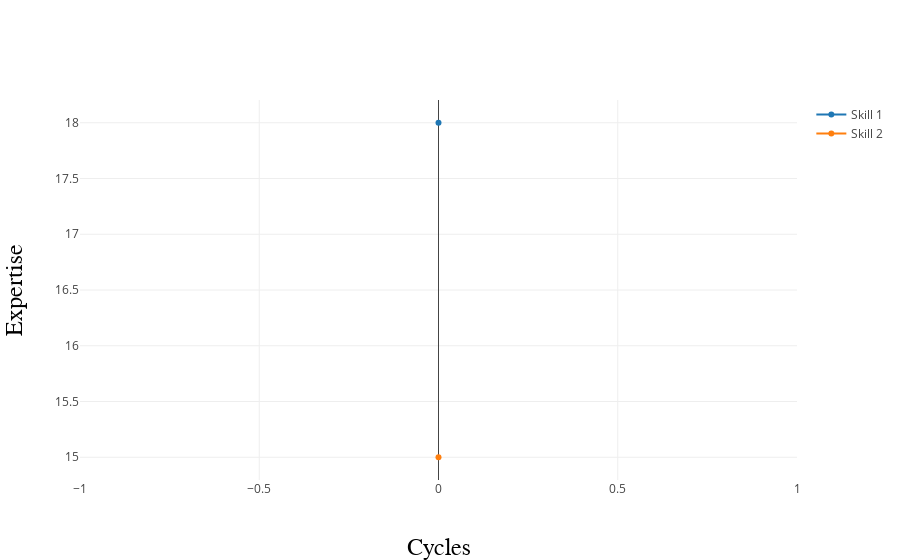

The cell this chart's notebook holds for it:
### Code cell
my_workplace.plot_skills(my_workplace.agents[0])

### Figure 1 — Plotly figure (JSON) as saved in the notebook; plotly's stock layout.template omitted (floating-point values rounded to 4 significant figures)
{"data": [{"mode": "lines+markers", "name": "Skill 1", "type": "scatter", "uid": "daf78321-e8cb-49d6-a3bb-34e0b6da254e", "x": [0], "y": [18]}, {"mode": "lines+markers", "name": "Skill 2", "type": "scatter", "uid": "68aeec6d-3d65-4f9f-92c3-7aa27beba208", "x": [0], "y": [15]}], "layout": {"xaxis": {"title": "Cycles", "titlefont": {"color": "black", "family": "Arial, sans-serif", "size": 24}}, "yaxis": {"title": "Expertise", "titlefont": {"color": "black", "family": "Arial, sans-serif", "size": 24}}}}
